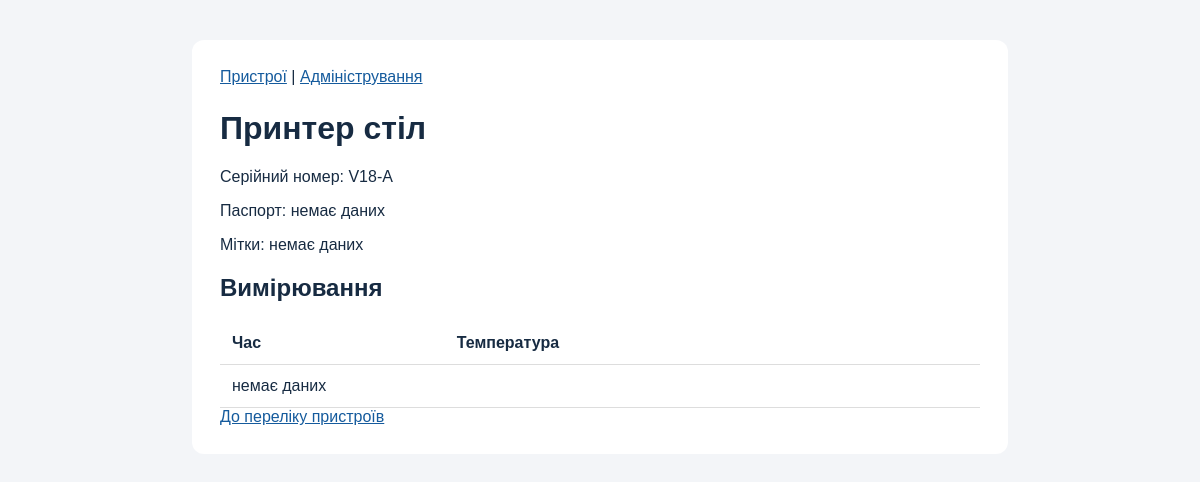
The app's page /devices/1/, older data.
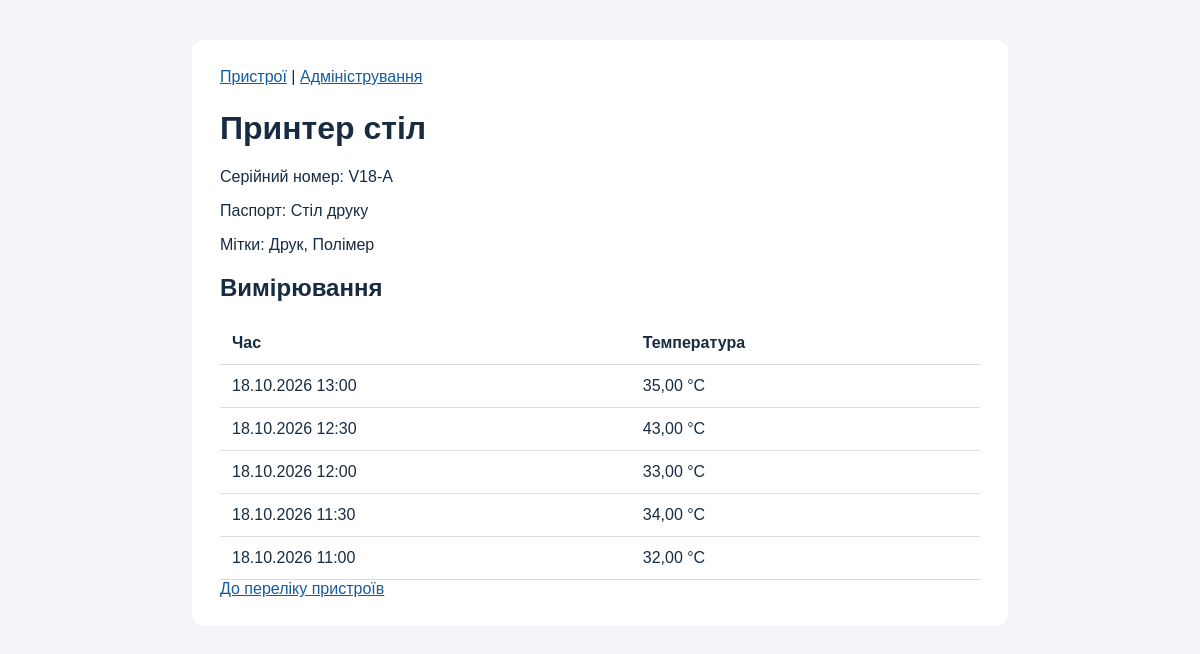
The same page, newer data.
### monitoring/models.py (models this page shows, shortened)
class Device(models.Model):
    name = models.CharField(max_length=80)
    serial = models.CharField(max_length=40, unique=True)
    tags = models.ManyToManyField(Tag, blank=True, related_name="devices")

class Passport(models.Model):
    device = models.OneToOneField(Device, on_delete=models.CASCADE, related_name="passport")
    location = models.CharField(max_length=100)

class Tag(models.Model):
    name = models.CharField(max_length=40, unique=True)

class Measurement(models.Model):
    device = models.ForeignKey(Device, on_delete=models.PROTECT, related_name="measurements")
    temperature = models.DecimalField(max_digits=5, decimal_places=2,
        validators=[MinValueValidator(-80), MaxValueValidator(150)])
    measured_at = models.DateTimeField()
    class Meta:
        ordering = ["-measured_at", "-pk"]
        constraints = [models.CheckConstraint(
            condition=models.Q(temperature__gte=-80, temperature__lte=150),
            name="temperature_in_range")]

### monitoring/views.py (the view)
# urls.py: path("devices/<int:pk>/", views.device_detail, name="detail"),
@require_safe
def device_detail(request, pk):
    device = get_object_or_404(Device.objects.select_related("passport").prefetch_related("tags"), pk=pk)
    return render(request, "monitoring/detail.html", {"device": device, "measurements": device.measurements.all()})

### monitoring/templates/monitoring/detail.html (shortened to what this page needs)
{% extends "monitoring/base.html" %}
{% block content %}
<h1>{{ device.name }}</h1>
<p>Серійний номер: {{ device.serial }}</p>
<p>Паспорт: {{ device.passport.location|default:"немає даних" }}</p>
<p>Мітки: {% for tag in device.tags.all %}{{ tag.name }}{% if not forloop.last %}, {% endif %}{% empty %}немає даних{% endfor %}</p>
<h2>Вимірювання</h2>
<table><thead><tr><th>Час</th><th>Температура</th></tr></thead><tbody>
{% for measurement in measurements %}
<tr><td>{{ measurement.measured_at|date:"d.m.Y H:i" }}</td><td>{{ measurement.temperature }} °C</td></tr>
{% empty %}<tr><td colspan="2">немає даних</td></tr>{% endfor %}
</tbody></table>
<a href="{% url 'monitoring:index' %}">До переліку пристроїв</a>
{% endblock %}

### monitoring/templates/monitoring/base.html (shortened to what this page needs)
<!DOCTYPE html>
<html lang="uk">
<head>
</head>
<body>
<main>
    <nav><a href="{% url 'monitoring:index' %}">Пристрої</a> | <a href="{% url 'admin:index' %}">Адміністрування</a></nav>
    {% block content %}{% endblock %}
</main>
</body>
</html>

### monitoring/templates/monitoring/base.html (style rules this page uses)
body { font-family: Arial, sans-serif; background: #f3f5f8; color: #172b42; margin: 0; }
main { max-width: 760px; margin: 40px auto; padding: 28px; background: white; border-radius: 12px; }
a { color: #155b9d; }
table { width: 100%; border-collapse: collapse; margin-top: 20px; }
th, td { text-align: left; padding: 12px; border-bottom: 1px solid #ddd; }
nav { margin-bottom: 24px; }

Row changes from the older to the newer data that the page shows:
shown differently, row unchanged: Device "Принтер стіл": passport.location (not shown) → "Стіл друку"
added Tag: name "Друк"
added Tag: name "Полімер"
added Measurement: measured_at "18.10.2026 13:00", temperature "35,00"
added Measurement: measured_at "18.10.2026 12:30", temperature "43,00"
added Measurement: measured_at "18.10.2026 12:00", temperature "33,00"
added Measurement: measured_at "18.10.2026 11:30", temperature "34,00"
added Measurement: measured_at "18.10.2026 11:00", temperature "32,00"
Text that changed along with them:
{{ device.passport.location|default:"немає даних" }}: "немає даних" → (not shown)
text no longer shown: "немає даних немає даних"
